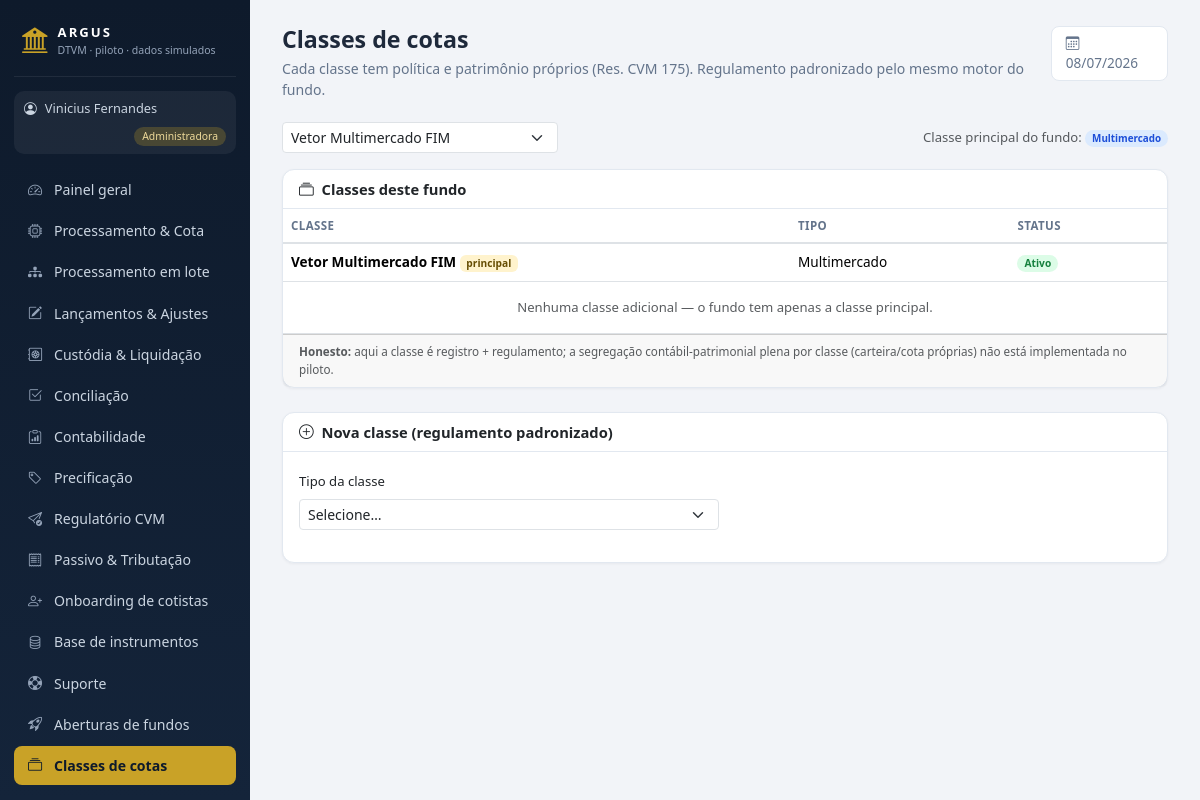
Screenshot of /admin/classes.php (signed in) with the database file from the repository.
### tables this page shows
CREATE TABLE usuarios (
  id INT AUTO_INCREMENT PRIMARY KEY,
  nome VARCHAR(100) NOT NULL,
  email VARCHAR(120) NOT NULL UNIQUE,
  senha VARCHAR(255) NOT NULL,         
  perfil ENUM('admin','gestor','custodia') NOT NULL,   
  fundo_id INT NULL,
  gestora VARCHAR(150) NULL,
  telefone VARCHAR(30) NULL,
  kyc_status VARCHAR(20) DEFAULT 'Pendente',
  criado_em DATETIME DEFAULT CURRENT_TIMESTAMP
);

CREATE TABLE fundos (
  id INT AUTO_INCREMENT PRIMARY KEY,
  nome VARCHAR(150) NOT NULL,
  cnpj VARCHAR(20),
  classe VARCHAR(50),                  
  publico_alvo VARCHAR(60),            
  condominio VARCHAR(20) DEFAULT 'Aberto',
  status VARCHAR(30) DEFAULT 'Ativo',  
  gestora VARCHAR(120),
  benchmark VARCHAR(30) DEFAULT 'CDI',
  tributacao VARCHAR(20) DEFAULT 'Longo Prazo',    
  provisao_despesas DECIMAL(18,2) DEFAULT 0,       
  tipo_fundo VARCHAR(10) DEFAULT 'FIF',            
  master_id INT DEFAULT NULL,                      
  taxa_adm DECIMAL(8,6) DEFAULT 0.0008,       
  taxa_gestao DECIMAL(8,6) DEFAULT 0.007,
  taxa_performance DECIMAL(8,6) DEFAULT 0,    
  caixa_atual DECIMAL(18,2) DEFAULT 0,
  pl_atual DECIMAL(18,2) DEFAULT 0,
  cota_atual DECIMAL(18,8) DEFAULT 1,
  data_abertura DATE
);

### includes/auth.php (called while the page is built, shortened)
<?php
function usuario() {
    return $_SESSION['usuario'] ?? null;
}
function exigir_perfil(string ...$perfis): array {
    global $pdo;
    $u = usuario();
    if ($u && isset($pdo)) {
        $st = $pdo->prepare('SELECT * FROM usuarios WHERE id = ? AND perfil = ?');
        $st->execute([$u['id'], $u['perfil']]);
        $atual = $st->fetch();
        if (!$atual) { logout_usuario(); $u = null; }
        else { $_SESSION['usuario'] = $u = $atual; }
    }
    return $u;
}
function base_url(): string {
    return defined('BASE_URL') ? BASE_URL : '../';
}

### admin/classes.php (the view, shortened to what this page needs)
<?php
require_once __DIR__ . '/../config/db.php';
require_once __DIR__ . '/../includes/auth.php';
require_once __DIR__ . '/../includes/layout.php';
$u = exigir_perfil('admin');
$fundos = $pdo->query("SELECT * FROM fundos WHERE status IN ('Ativo','Em abertura') ORDER BY pl_atual DESC")->fetchAll();
$fid = (int)($_SESSION['admin_fundo_id'] ?? ($fundos[0]['id'] ?? 0));
$fundo = null; foreach ($fundos as $f) if ((int)$f['id'] === $fid) $fundo = $f;
$classes = $pdo->prepare("SELECT * FROM classes WHERE fundo_id=? ORDER BY id DESC");
$classes->execute([$fid]); $classes = $classes->fetchAll();
page_start('Classes de cotas', 'Classes de cotas', $u,
    'Cada classe tem política e patrimônio próprios (Res. CVM 175). Regulamento padronizado pelo mesmo motor do fundo.');
?>
<div class="d-flex justify-content-between align-items-center flex-wrap gap-2 mb-3">
  <form method="get"><select name="fundo_id" class="form-select form-select-sm" onchange="this.form.submit()">
    <?php foreach ($fundos as $f): ?><option value="<?= (int)$f['id'] ?>" <?= (int)$f['id'] === $fid ? 'selected' : '' ?>><?= e_html($f['nome']) ?></option><?php endforeach; ?>
  </select></form>
  <?php if ($fundo): ?><div class="text-muted" style="font-size:.82rem">Classe principal do fundo: <?= badge($fundo['classe'] ?? '—', 'info') ?>
    <?php if (!empty($fundo['reg_html'])): ?> · <a href="regulamento_ver.php?origem=fundo&id=<?= $fid ?>" target="_blank">ver regulamento</a><?php endif; ?></div><?php endif; ?>
</div>
<div class="card mb-4">
  <div class="card-header"><i class="bi bi-collection me-1"></i> Classes deste fundo</div>
  <div class="card-body p-0">
    <table class="table table-hover align-middle mb-0" style="font-size:.85rem">
      <thead><tr><th>Classe</th><th>Tipo</th><th>Status</th><th></th></tr></thead>
      <tbody>
        <tr><td><b><?= e_html($fundo['nome'] ?? '—') ?></b> <span class="badge bg-warning-subtle text-warning-emphasis">principal</span></td>
          <td><?= e_html($fundo['classe'] ?? '—') ?></td><td><?= badge_status($fundo['status'] ?? '—') ?></td>
          <td class="text-end"></td></tr>
        <?php if (!$classes): ?><tr><td colspan="4" class="text-muted text-center py-3" style="font-size:.82rem">Nenhuma classe adicional — o fundo tem apenas a classe principal.</td></tr><?php endif; ?>
      </tbody>
    </table>
  </div>
  <div class="card-footer text-muted" style="font-size:.73rem"><b>Honesto:</b> aqui a classe é registro + regulamento; a segregação contábil-patrimonial plena por classe (carteira/cota próprias) não está implementada no piloto.</div>
</div>
<div class="card">
  <div class="card-header"><i class="bi bi-plus-circle me-1"></i> Nova classe (regulamento padronizado)</div>
  <div class="card-body">
    <form method="get" class="mb-3" style="max-width:420px">
      <label class="form-label" style="font-size:.82rem">Tipo da classe</label>
      <select name="tipo" class="form-select form-select-sm" onchange="this.form.submit()">
        <option value="">Selecione…</option>
      </select>
    </form>
  </div>
</div>
<?php page_end();

### includes/layout.php (shortened to what this page needs)
<?php
require_once __DIR__ . '/helpers.php';
function menu_itens(array $u): array {
    $b = base_url();
    if ($u['perfil'] === 'admin') {
        return [
            ['Painel geral',        $b.'admin/index.php',          'bi-speedometer2'],
            ['Processamento & Cota', $b.'admin/processamento.php', 'bi-cpu'],
            ['Processamento em lote', $b.'admin/batch.php',        'bi-diagram-3-fill'],
            ['Lançamentos & Ajustes', $b.'admin/lancamentos.php',  'bi-pencil-square'],
            ['Custódia & Liquidação', $b.'admin/custodia.php',     'bi-safe2'],
            ['Conciliação',         $b.'admin/conciliacao.php',    'bi-check2-square'],
            ['Contabilidade',       $b.'admin/contabilidade.php',  'bi-clipboard-data'],
            ['Precificação',        $b.'admin/precificacao.php',   'bi-tag'],
            ['Regulatório CVM',     $b.'admin/regulatorio.php',    'bi-send-check'],
            ['Passivo & Tributação', $b.'admin/passivo.php',       'bi-receipt'],
            ['Onboarding de cotistas', $b.'admin/onboarding_cotista.php', 'bi-person-plus'],
            ['Base de instrumentos', $b.'admin/ativos.php',        'bi-database'],
            ['Suporte',             $b.'admin/tickets.php',        'bi-life-preserver'],
            ['Aberturas de fundos', $b.'admin/aberturas.php',      'bi-rocket-takeoff'],
            ['Classes de cotas',    $b.'admin/classes.php',        'bi-collection'],
            ['Classes & Subclasses', $b.'admin/subclasses.php',    'bi-diagram-3'],
            ['FIP / Private Equity', $b.'admin/fip.php',           'bi-building-gear'],
            ['Carteiras',           $b.'admin/carteiras.php',      'bi-collection'],
            ['Pendências',          $b.'admin/pendencias.php',     'bi-list-task'],
            ['IA · Fraude',         $b.'admin/fraude.php',         'bi-shield-exclamation'],
            ['Repasses',            $b.'admin/repasses.php',       'bi-cash-stack'],
            ['Fundos & Clientes',   $b.'admin/fundos.php',         'bi-folder-plus'],
        ];
    }
    global $pdo;
    $itens = [
        ['Visão geral',       $b.'gestor/index.php',        'bi-speedometer2'],
        ['Aprovação de cota', $b.'gestor/cotas.php',        'bi-clipboard-check'],
        ['Boletar operação',  $b.'gestor/boletas.php',      'bi-receipt-cutoff'],
        ['Catálogo de ativos', $b.'gestor/ativos.php',      'bi-database'],
        ['Carteira',          $b.'gestor/carteira.php',     'bi-pie-chart'],
        ['Caixa & Fluxo',     $b.'gestor/caixa.php',        'bi-wallet2'],
        ['Cotistas',          $b.'gestor/cotistas.php',     'bi-people'],
        ['Acessos de cotistas', $b.'gestor/acessos.php',    'bi-key'],
        ['Performance',       $b.'gestor/performance.php',  'bi-graph-up-arrow'],
        ['Relatórios',        $b.'gestor/relatorios.php',   'bi-file-earmark-text'],
        ['Enquadramento',     $b.'gestor/enquadramento.php','bi-check-circle'],
        ['Assembleias',       $b.'gestor/assembleias.php',  'bi-megaphone'],
        ['Comunicados',       $b.'gestor/comunicados.php',  'bi-chat-left-text'],
        ['Chamados de cotistas', $b.'gestor/chamados_cotistas.php', 'bi-chat-dots'],
        ['Equipe do fundo',   $b.'gestor/equipe.php',       'bi-people-fill'],
        ['Criar fundo',       $b.'gestor/novo_fundo.php',   'bi-plus-square'],
        ['Suporte',           $b.'gestor/tickets.php',      'bi-life-preserver'],
    ];
    $livres = ['Equipe do fundo', 'Criar fundo', 'Suporte'];
    $fundo = fundo_do_usuario($pdo, $u);
    $fid = (int)$fundo['id'];
    $principal = eh_principal($pdo, $u, $fid);
    $mapa = permissao_de_menu();
    return array_values(array_filter($itens, function ($it) use ($mapa, $principal, $pdo, $u, $fid, $livres) {
        if (in_array($it[0], $livres, true)) return true;
        $req = $mapa[$it[0]] ?? null;
        if ($req === null) return true;
        if ($req === '__principal__') return $principal;
        return $principal || pode($pdo, $u, $fid, $req);
    }));
}
function page_start(string $titulo, string $ativo, array $u, string $subtitulo = ''): void {
    $b = base_url();
    $perfilRotulo = ['admin' => 'Administradora', 'gestor' => 'Gestor', 'custodia' => 'Custodiante'][$u['perfil']] ?? $u['perfil'];
    $perfilCor    = ['admin' => 'gold', 'gestor' => 'teal'][$u['perfil']] ?? 'blue';
    ?><!DOCTYPE html>
<html lang="pt-BR">
<head>
<link href="https://cdn.jsdelivr.net/npm/bootstrap@5.3.3/dist/css/bootstrap.min.css" rel="stylesheet">
<link href="https://cdn.jsdelivr.net/npm/bootstrap-icons@1.11.3/font/bootstrap-icons.min.css" rel="stylesheet">
<link href="https://cdn.jsdelivr.net/npm/flatpickr@4.6.13/dist/flatpickr.min.css" rel="stylesheet">
<link href="<?= $b ?>assets/css/style.css" rel="stylesheet">
</head>
<body>
<div class="app-wrap">
  <aside class="sidebar">
    <div class="brand">
      <i class="bi bi-bank2"></i>
      <div>
        <div class="brand-name">ARGUS</div>
        <div class="brand-sub">DTVM · piloto · dados simulados</div>
      </div>
    </div>
    <div class="perfil-chip chip-<?= $perfilCor ?>">
      <i class="bi bi-person-circle"></i> <?= e_html($u['nome']) ?>
      <span><?= $perfilRotulo ?></span>
    </div>
    <nav class="menu">
      <?php foreach (menu_itens($u) as [$rotulo, $href, $icone]): ?>
        <a href="<?= $href ?>" class="<?= $rotulo === $ativo ? 'ativo' : '' ?>">
          <i class="bi <?= $icone ?>"></i> <?= e_html($rotulo) ?>
        </a>
      <?php endforeach; ?>
    </nav>
  </aside>
  <main class="conteudo">
    <div class="titulo-pagina">
      <div>
        <h1><?= e_html($titulo) ?></h1>
        <?php if ($subtitulo): ?><p class="subtitulo"><?= $subtitulo ?></p><?php endif; ?>
      </div>
      <div class="data-ref"><i class="bi bi-calendar3"></i> <?= date('d/m/Y') ?></div>
    </div>
<?php
}
function page_end(): void {
    ?>
  </main>
</div>
</body>
</html><?php
}

### includes/helpers.php (shortened to what this page needs)
<?php
function e_html($s): string { return htmlspecialchars((string)$s, ENT_QUOTES, 'UTF-8'); }
function badge(string $texto, string $cor): string {
    return '<span class="badge badge-soft-' . $cor . '">' . e_html($texto) . '</span>';
}
function badge_status(string $s): string {
    $map = [
        'OK' => 'success', 'Ativo' => 'success', 'Ativa' => 'success', 'Conciliado' => 'success', 'Concluída' => 'success',
        'Pago' => 'success', 'Aprovado' => 'success', 'Respondido' => 'success', 'Reenquadrado' => 'success',
        'Resolvido' => 'success', 'Encerrado' => 'secondary', 'Encerrada' => 'secondary', 'Falso positivo' => 'secondary',
        'Pendente' => 'warning', 'Em andamento' => 'warning', 'Em abertura' => 'warning',
        'Em análise' => 'warning', 'Em revisão' => 'warning', 'Apurado' => 'warning', 'Rodando' => 'info',
        'Instruído' => 'info', 'Aberto' => 'info', 'Em aberto' => 'warning',
        'Erro' => 'danger', 'Divergente' => 'danger', 'Escalado' => 'danger',
        'Alta' => 'danger', 'Média' => 'warning', 'Baixa' => 'secondary',
        'Timing' => 'info', 'Suspeita' => 'danger',
    ];
    return badge($s, $map[$s] ?? 'secondary');
}

### assets/css/style.css (style rules this page uses)
:root { --navy: #0e1a2b; --navy-2: #14243a; --gold: #c9a227; --teal: #14b8a6; --blue: #3b82f6; --bg: #f2f4f8; --card: #ffffff; --texto: #1e293b; --muted: #64748b; --borda: #e2e8f0; }
* { box-sizing: border-box; }
body { margin: 0; background: var(--bg); color: var(--texto); font-family: "Segoe UI", system-ui, -apple-system, sans-serif; }
.app-wrap { display: flex; min-height: 100vh; }
.sidebar { width: 250px; flex-shrink: 0; background: linear-gradient(180deg, var(--navy) 0%, var(--navy-2) 100%); color: #cbd5e1; display: flex; flex-direction: column; padding: 18px 14px; position: sticky; top: 0; height: 100vh; overflow-y: auto; }
.brand { display: flex; gap: 10px; align-items: center; padding: 4px 8px 16px; border-bottom: 1px solid rgba(255,255,255,.08); }
.brand i { font-size: 1.6rem; color: var(--gold); }
.brand-name { font-weight: 700; letter-spacing: 2px; font-size: .82rem; color: #fff; }
.brand-sub { font-size: .66rem; color: #94a3b8; }
.perfil-chip { margin: 14px 0 10px; padding: 8px 10px; border-radius: 10px; font-size: .8rem; background: rgba(255,255,255,.06); display: flex; align-items: center; gap: 8px; flex-wrap: wrap; }
.perfil-chip span { margin-left: auto; font-size: .65rem; padding: 2px 8px; border-radius: 20px; }
.chip-gold span { background: rgba(201,162,39,.25); color: #eeda9a; }
.menu { display: flex; flex-direction: column; gap: 2px; margin-top: 6px; flex: 1; }
.menu a { color: #cbd5e1; text-decoration: none; padding: 9px 12px; border-radius: 8px; font-size: .88rem; display: flex; align-items: center; gap: 10px; transition: background .15s; }
.menu a.ativo { background: var(--gold); color: var(--navy); font-weight: 600; }
.menu a.ativo i { color: var(--navy); }
.menu i { color: #94a3b8; width: 18px; text-align: center; }
.conteudo { flex: 1; padding: 26px 32px; max-width: 1500px; }
.titulo-pagina { display: flex; justify-content: space-between; align-items: flex-start; margin-bottom: 22px; }
.titulo-pagina h1 { font-size: 1.45rem; font-weight: 700; margin: 0; }
.subtitulo { color: var(--muted); font-size: .88rem; margin: 4px 0 0; }
.data-ref { color: var(--muted); font-size: .85rem; background: var(--card); border: 1px solid var(--borda); padding: 6px 14px; border-radius: 8px; }
.card { border: 1px solid var(--borda); border-radius: 12px; box-shadow: 0 1px 3px rgba(15,23,42,.05); }
.card-header { background: transparent; border-bottom: 1px solid var(--borda); font-weight: 600; font-size: .92rem; }
.badge[class*="badge-soft-"] { font-weight: 600; padding: .38em .7em; border-radius: 20px; }
.badge-soft-success { background: #dcfce7; color: #15803d; }
.badge-soft-info { background: #dbeafe; color: #1d4ed8; }
.table { font-size: .87rem; }
.table thead th { font-size: .72rem; text-transform: uppercase; letter-spacing: .4px; color: var(--muted); border-bottom-width: 2px; }
.table td { vertical-align: middle; }

### rows the page displays
usuarios: nome "Vinicius Fernandes", perfil "Administradora"
fundos: classe "Multimercado Ativo", nome "Vetor Multimercado FIM", classe "Multimercado"

### other values shown
e_html($rotulo) "Painel geral"
e_html($rotulo) "Processamento & Cota"
e_html($rotulo) "Processamento em lote"
e_html($rotulo) "Lançamentos & Ajustes"
e_html($rotulo) "Custódia & Liquidação"
e_html($rotulo) "Conciliação"
e_html($rotulo) "Contabilidade"
e_html($rotulo) "Precificação"
e_html($rotulo) "Regulatório CVM"
e_html($rotulo) "Passivo & Tributação"
e_html($rotulo) "Onboarding de cotistas"
e_html($rotulo) "Base de instrumentos"
e_html($rotulo) "Suporte"
e_html($rotulo) "Aberturas de fundos"
e_html($rotulo) "Classes de cotas"
